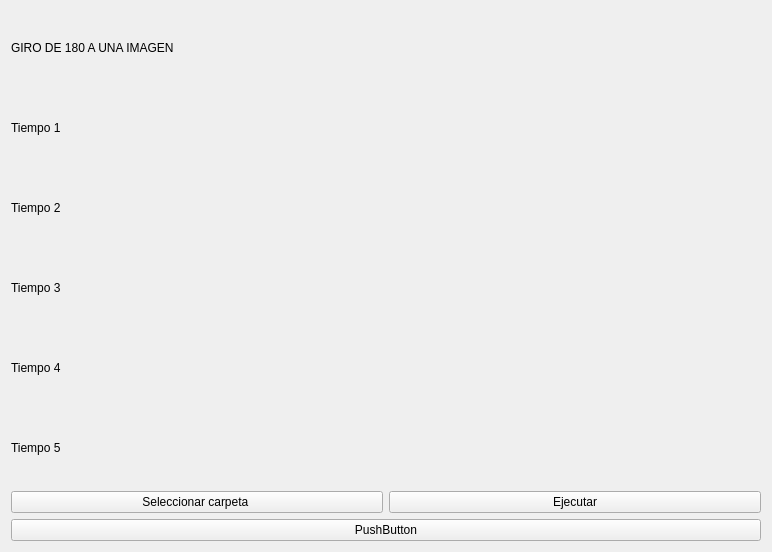
<?xml version="1.0" encoding="UTF-8"?>
<ui version="4.0">
 <class>Form</class>
 <widget class="QWidget" name="Form">
  <property name="geometry">
   <rect>
    <x>0</x>
    <y>0</y>
    <width>772</width>
    <height>552</height>
   </rect>
  </property>
  <property name="windowTitle">
   <string>Form</string>
  </property>
  <layout class="QGridLayout" name="gridLayout">
   <item row="7" column="1">
    <widget class="QPushButton" name="pushButton_2">
     <property name="text">
      <string>Ejecutar</string>
     </property>
    </widget>
   </item>
   <item row="4" column="0">
    <widget class="QLabel" name="label_4">
     <property name="text">
      <string>Tiempo 3 </string>
     </property>
    </widget>
   </item>
   <item row="5" column="0">
    <widget class="QLabel" name="label_5">
     <property name="text">
      <string>Tiempo 4</string>
     </property>
    </widget>
   </item>
   <item row="8" column="0" colspan="2">
    <widget class="QPushButton" name="pushButton_3">
     <property name="text">
      <string>PushButton</string>
     </property>
    </widget>
   </item>
   <item row="7" column="0">
    <widget class="QPushButton" name="pushButton">
     <property name="text">
      <string>Seleccionar carpeta </string>
     </property>
    </widget>
   </item>
   <item row="2" column="0">
    <widget class="QLabel" name="label_3">
     <property name="text">
      <string>Tiempo 1</string>
     </property>
    </widget>
   </item>
   <item row="6" column="0">
    <widget class="QLabel" name="label_6">
     <property name="text">
      <string>Tiempo 5</string>
     </property>
    </widget>
   </item>
   <item row="3" column="0">
    <widget class="QLabel" name="label_2">
     <property name="text">
      <string>Tiempo 2</string>
     </property>
    </widget>
   </item>
   <item row="1" column="0" colspan="2">
    <widget class="QLabel" name="label">
     <property name="text">
      <string>GIRO DE 180 A UNA IMAGEN</string>
     </property>
    </widget>
   </item>
  </layout>
 </widget>
 <resources/>
 <connections/>
</ui>
